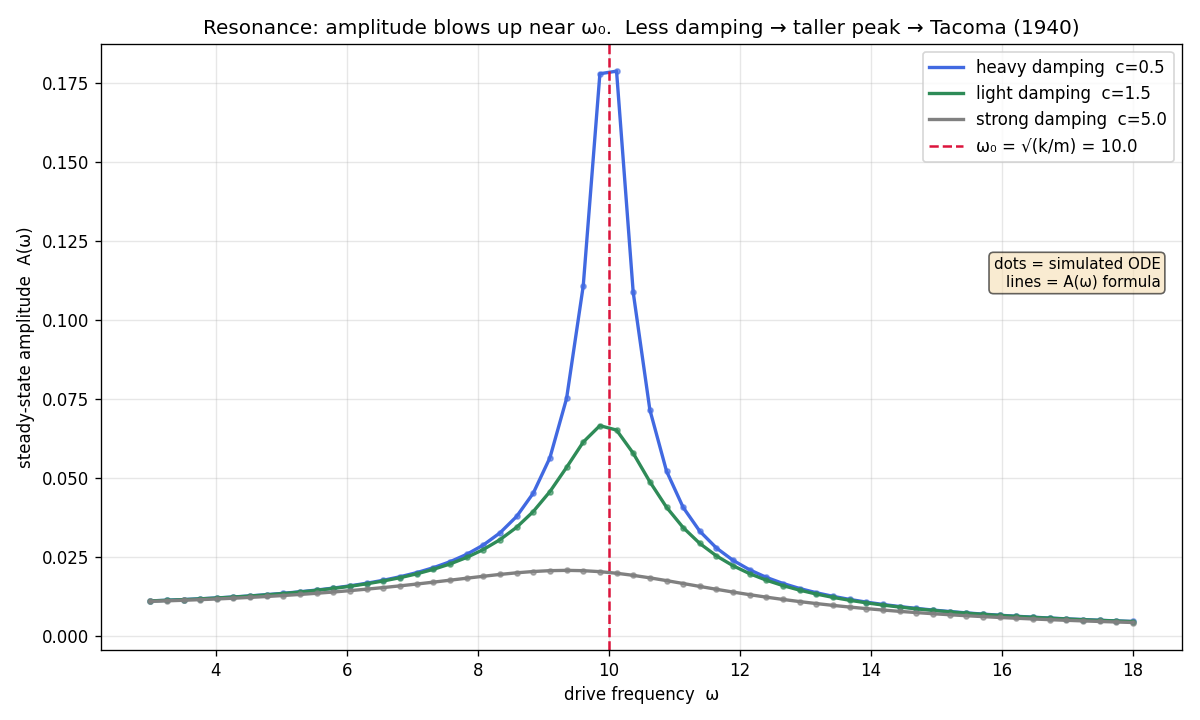

Here is the Python script that generated this plot:
"""Push a swing at the right rhythm → the frequency-response curve, and Tacoma.

Everyone has felt resonance: push a child's swing in time with its natural
rhythm and small pushes build to a huge arc. Push out of time and nothing
happens. On 7 November 1940 the Tacoma Narrows Bridge fed energy into its own
torsional mode this way and tore itself apart — a differential equation made
visible in twisted steel.

The system is a driven, damped oscillator (the same A-matrix as spring_matrix_exp,
now with friction c and an external push F·cos(ωt)):

        m ẍ + c ẋ + k x = F cos(ω t)

    phenomenon:   drive the oscillator at many frequencies, measure steady swing
    simulation:   integrate the ODE for each drive frequency ω
    dissection:   plot amplitude vs ω → a sharp PEAK at ω ≈ ω₀ = √(k/m)
    formula:      A(ω) = F / √((k − mω²)² + (cω)²)   — the resonance curve.
                  Less damping ⇒ taller, narrower peak ⇒ Tacoma.
"""
from pathlib import Path

import matplotlib.pyplot as plt
import numpy as np
import torch
from scipy.integrate import solve_ivp

m, k, F = 1.0, 100.0, 1.0
omega0 = np.sqrt(k / m)              # natural frequency — where resonance lives

# --- phenomenon/simulation: measure steady-state amplitude vs drive frequency ---
def steady_amplitude(c, omega):
    def rhs(t, y):
        x, v = y
        return [v, (F * np.cos(omega * t) - c * v - k * x) / m]
    # integrate long enough for the transient to die, then read the swing size
    t_span = (0, 80)
    t_eval = np.linspace(60, 80, 2000)   # last stretch = steady state
    sol = solve_ivp(rhs, t_span, [0.0, 0.0], t_eval=t_eval, rtol=1e-8, max_step=0.05)
    return 0.5 * (sol.y[0].max() - sol.y[0].min())   # peak-to-peak / 2


omegas = np.linspace(0.3 * omega0, 1.8 * omega0, 60)

fig, ax = plt.subplots(figsize=(10, 6))
for c, color, label in [(0.5, "royalblue", "heavy damping  c=0.5"),
                        (1.5, "seagreen", "light damping  c=1.5"),
                        (5.0, "gray", "strong damping  c=5.0")]:
    measured = np.array([steady_amplitude(c, w) for w in omegas])       # simulation
    # theory: closed-form response amplitude
    theory = F / np.sqrt((k - m * omegas**2) ** 2 + (c * omegas) ** 2)   # formula
    ax.plot(omegas, measured, "o", ms=3, color=color, alpha=0.6)
    ax.plot(omegas, theory, "-", color=color, lw=2, label=label)
    peak = omegas[np.argmax(theory)]
    print(f"c={c:>3}:  peak response at ω={peak:.2f}  (ω₀={omega0:.2f})  max amplitude={theory.max():.3f}")

ax.axvline(omega0, color="crimson", ls="--", lw=1.5, label=f"ω₀ = √(k/m) = {omega0:.1f}")
ax.set_xlabel("drive frequency  ω")
ax.set_ylabel("steady-state amplitude  A(ω)")
ax.set_title("Resonance: amplitude blows up near ω₀.  Less damping → taller peak → Tacoma (1940)")
ax.annotate("dots = simulated ODE\nlines = A(ω) formula",
            xy=(0.98, 0.6), xycoords="axes fraction", ha="right", fontsize=9,
            bbox=dict(boxstyle="round", fc="wheat", alpha=0.6))
ax.legend()
ax.grid(alpha=0.3)

plt.tight_layout()
out = Path(__file__).with_suffix(".png")
plt.savefig(out, dpi=120)
print(f"Saved: {out}")
print("Compare with the 1940 Tacoma Narrows footage: same equation, real steel.")
